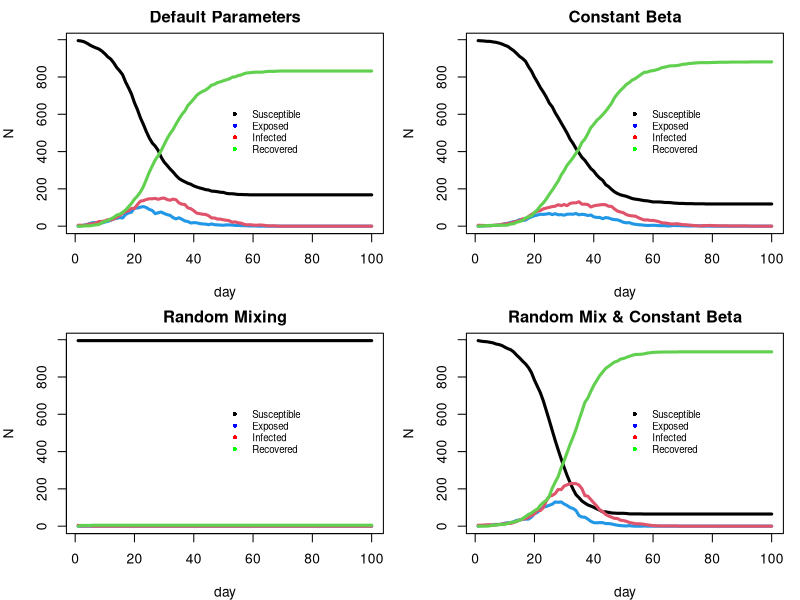

Recreate this plot in R.
# Jackson Cramer (s2274544), Maximillian McCourt (s2145762), Natalia Montalvo Cabornero (s1969053)

# Exercise 1
n <- 1000
h_max <- 5

# works as expected, truncating may be inefficient
h <- rep(1:n, sample(1:h_max, n, replace=TRUE))[1:n] |> sample()
h


# Exercise 2

beta <- runif(n, 0, 1) # assign random sociability parameters
nc <- 15 # average no. contacts per person


# WE NEED TO ADJUST THIS FUNCTION TO MAKE IT SINGLE-LOOP

# Looped version of get.net
get.net_loop <- function(beta,h,nc=15){
    # initialise empty contact list with n entries
    contacts <- vector("list", n)
    # Loop through each pair of individuals
    for (i in 1:(n-1)){
        for (j in (i+1):n){
            # if they are not in the same household
            if (h[i] != h[j]){
                # find probability of contact between person i and j
                prob_beta_ij <- (nc*beta[i]*beta[j])/(mean(beta)**2 * (n-1))
                # if a contact occurs, add each person to the others contact list
                if (sample(c(0,1), size=1, prob=c(1-prob_beta_ij, prob_beta_ij)) == 1){
                    contacts[[i]] <- c(contacts[[i]], j)
                    contacts[[j]] <- c(contacts[[j]], i)
                }
            }
        }
    }
    return(contacts)
}

alink <- get.net_loop(beta,h,nc)
print(alink)


# One looped version of get.net
get.net_loop <- function(beta,h,nc=15){
  n_beta <- length(beta) # !! notice how I am not referring to global variable n (like was done before)
  # initialise empty contact list with n entries
  contacts <- vector("list", n_beta)
  pairs <- combn(n_beta, 2)  # generates all possible combinations of (i, j) pairs
  # Loop through each pair of combinations
  for (k in 1:ncol(pairs)){
    i <- pairs[1, k]
    j <- pairs[2, k]
    # if they are not in the same household
    if (h[i] != h[j]){
      prob_beta_ij <- (nc * beta[i] * beta[j]) / (mean(beta)^2 * (n_beta - 1))
      if (sample(c(0,1), size=1, prob=c(1 - prob_beta_ij, prob_beta_ij)) == 1){
        contacts[[i]] <- c(contacts[[i]], j)
        contacts[[j]] <- c(contacts[[j]], i)
      }
    }
  }
  
  return(contacts)
}




# Vectorised version of get.net_vec
get.net_vec <- function(beta,h,nc=15){
    # lets collect all unique combinations of people i and j
    pairs <- t(combn(n, 2))
    # find all combinations where person i lives in the same household as person j
    h_matching <- h[pairs[,1]] == h[pairs[,2]]
    # we then remove all combinations where person i lives in the same household as person j
    pairs <- pairs[!h_matching,, drop=FALSE]
    # all probabilities of contact between person i and j
    probs_ij <- (nc*beta[pairs[,1]]*beta[pairs[,2]])/(mean(beta)**2 * (n-1))
    # now use probs_ij to generate all contacts between people 1 to n
    links <- rbinom(length(probs_ij), 1, probs_ij) == 1
    # we keep only the pairs that have a link from links
    pairs <- pairs[links,, drop=FALSE]
    # initialise empty contact list with n entries
    contacts <- vector("list", n)
    
    # Populate contact list with links for each person from 1 to n
    for (k in seq_len(nrow(pairs))) {
        contacts[[pairs[k, 1]]] <- c(contacts[[pairs[k, 1]]], pairs[k, 2])
        contacts[[pairs[k, 2]]] <- c(contacts[[pairs[k, 2]]], pairs[k, 1])
    }
    return(contacts)
}






# can also use rbinom(1,1, prob=prob_beta_ij) instead of sampling

# SEIR Model

nseir_old <- function(beta,h,alink,alpha=c(.1,.01,.01),delta=.2,gamma=.4,nc=15, nt = 100,pinf = .005){
    # Our SEIR, t data
    # Using S=0, E=1, I=2, R=3 structure
    n <- length(beta)
    # defining alphas
    alpha_h <- alpha[1]
    alpha_c <- alpha[2]
    alpha_r <- alpha[3]
    # total population
    x <- rep(0, n)
    # initialise infected individuals at random
    x[sample(1:n, round(n*pinf))] <- 2
    # initialise SEIR counts
    S <- E <- I <- R <- rep(0,nt)
    S[1] <- sum(x == 0)
    I[1] <- sum(x == 2)
    # loop over days
    for (t in 2:nt){
        u <- runif(n)
        x[x==2 & u<delta] <- 3 # infected to recovered
        x[x==1 & u<gamma] <- 2 # exposed to infected
        # susceptible to exposed
        current_I <- which(x==2)
        for (i in current_I){
            # random mixing daily probability
            r_prob <- (alpha_r*nc*beta[i]*beta)/(mean(beta)**2 * (n - 1))
            x[x==0 & u<r_prob] <- 1
            # household mixing daily probability 
            # if x is susceptible, and in same household as i, and random number less than alpha_h probability
            household <- which(h==h[i] & x==0)
            x[household[u[household] < alpha_h]] <- 1
            # contacts mixing daily probability
            # if x is susceptible, and in contact list of i, and random number less than alpha_c probability
            contacts_i <- alink[[i]]
            x[contacts_i[x[contacts_i] == 0 & u[contacts_i] < alpha_c]] <- 1
            # count of SEIR population
        }
        S[t] <- sum(x==0); E[t] <- sum(x==1); I[t] <- sum(x==2); R[t] <- sum(x==3)
    }
    return(list(S=S,E=E,I=I,R=R,t=1:nt))
}



nseir <- function(beta,h,alink,alpha=c(.1,.01,.01),delta=.2,gamma=.4,nc=15, nt = 100,pinf = .005){
  # Our SEIR, t data
  # Using S=0, E=1, I=2, R=3 structure
  n <- length(beta)
  # defining alphas
  alpha_h <- alpha[1]
  alpha_c <- alpha[2]
  alpha_r <- alpha[3]
  # total population
  x <- rep(0, n)
  # initialise infected individuals at random
  x[sample(n, max(1,round(n*pinf)))] <- 2 # use max() to ensure at least 1 person starts as infected
  # initialise SEIR counts
  S <- E <- I <- R <- rep(0,nt)
  S[1] <- sum(x == 0)
  I[1] <- sum(x == 2)
  # loop over days
  for (t in 2:nt){
    u <- runif(n)
    x[x==2 & u<delta] <- 3 # infected to recovered
    x[x==1 & u<gamma] <- 2 # exposed to infected
    susceptible <- which(x==0) # initialize those susceptible to infection
    # susceptible to exposed
    current_I <- which(x==2)
    for (i in current_I){
      u_hc <- runif(n)
      # if x is susceptible, and in same household as i, and random number less than alpha_h probability
      household <- which(h==h[i] & x==0)
      x[household[u_hc[household] < alpha_h]] <- 1
      # contacts mixing daily probability
      # if x is susceptible, and in contact list of i, and random number less than alpha_c probability
      contacts_i <- alink[[i]]
      x[contacts_i[x[contacts_i] == 0 & u_hc[contacts_i] < alpha_c]] <- 1
      # random mixing daily probability
      u_rm <- runif(n)
      r_prob <- alpha_r*nc*beta[i]*beta[susceptible]/(mean(beta)^2 * (n - 1))
      infected <- susceptible[u_rm[susceptible] < r_prob]
      x[infected] <- 1
      # count of SEIR population
    }
    S[t] <- sum(x==0)
    E[t] <- sum(x==1)
    I[t] <- sum(x==2)
    R[t] <- sum(x==3)
  }
  return(list(S=S,E=E,I=I,R=R,t=1:nt))
}







system.time(epi <- nseir(beta,h,alink))
# function operates correctly, runs in about 8.5 seconds with n=10,000.


# Exercise 4

plot_dynamics = function(pop_states, title=""){
  # plot number of people in each group over time
  ymax <- max(c(pop_states$S, pop_states$E, pop_states$I, pop_states$R))
  plot(pop_states$S,ylim=c(0,ymax), type="l", lwd=3, xlab="day", ylab="N", main=title) # S black
  lines(pop_states$E, col=4, lwd=3) # E blue
  lines(pop_states$I, col=2, lwd=3) # I red
  lines(pop_states$R, col=3, lwd=3) # R green
  legend(x=length(pop_states$R)/2, y=ymax/1.5, # length(pop_states$t)
         legend=c("Susceptible", "Exposed", "Infected", "Recovered"),
         col=c("black", "blue", "red", "green"),
         lty=NA, lwd=2,
         pch=16,
         cex=0.7, bty="n")
}

# Exercise 5

# default parameters
def_params = nseir(beta,h,alink)

# remove household and regular network structure
random_mixing = nseir(beta, h, alink, alpha=c(0,0,.04))

# beta vector set to contain average of previous veta for every element
avg_beta = 1:length(beta)
avg_beta[1:length(avg_beta)] = mean(beta)
constant_beta = nseir(avg_beta,h,alink)

# constant beta and random mixing
random_mix_constant_beta = nseir(avg_beta,h,alink, alpha=c(0,0,.04))

# plot all four scenarios side by side
par(mfcol=c(2,2), mar=c(4,4,2,1))
titles <- c("Default Parameters", "Random Mixing", "Constant Beta", "Random Mix & Constant Beta")
plots <- list(def_params, random_mixing, constant_beta, random_mix_constant_beta)
for (i in seq_along(plots)) {
  plot_dynamics(plots[[i]], titles[i])
}



